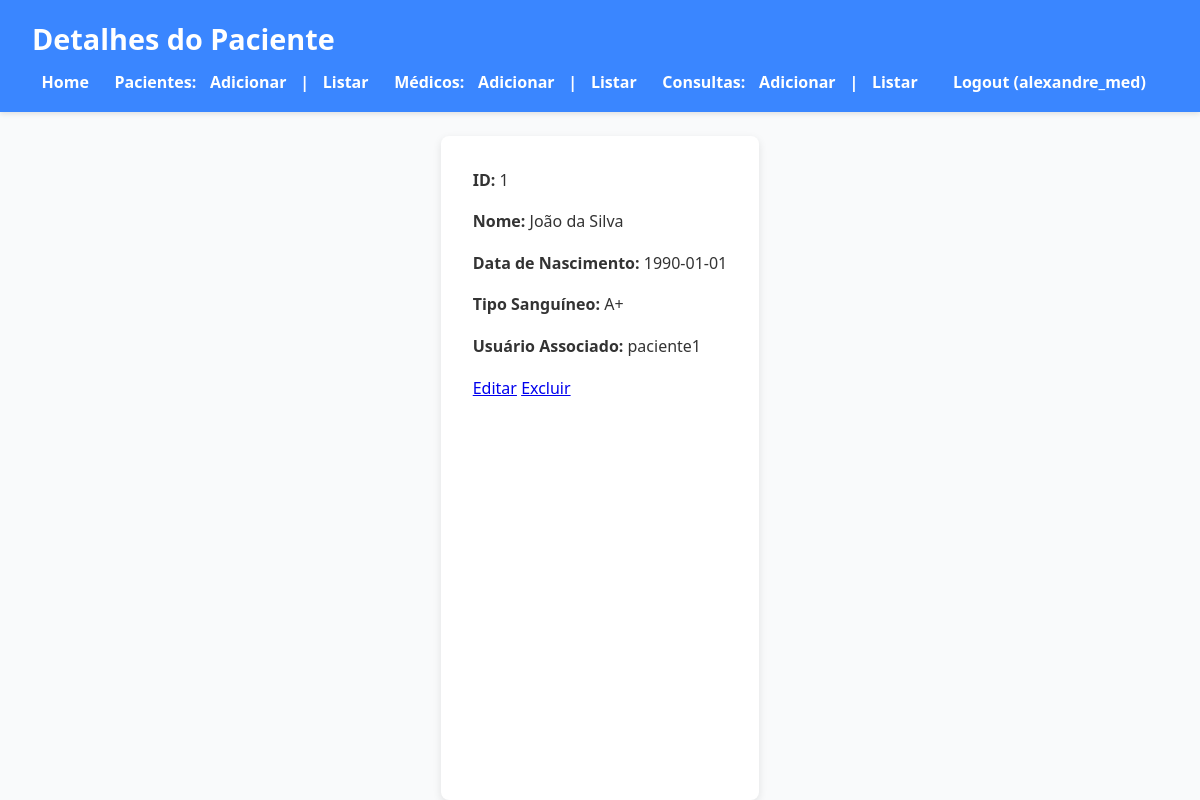
The app's page /php/read-paciente.php?id=1 (signed in) with its own data.
### tables this page shows
CREATE TABLE pacientes (
    id INT AUTO_INCREMENT PRIMARY KEY,
    nome VARCHAR(100) NOT NULL,
    data_nascimento DATE NOT NULL,
    tipo_sanguineo VARCHAR(5) NOT NULL,
    usuario_id INT,
    FOREIGN KEY (usuario_id) REFERENCES usuarios(id) ON DELETE SET NULL
);

CREATE TABLE usuarios (
    id INT AUTO_INCREMENT PRIMARY KEY,
    username VARCHAR(50) NOT NULL UNIQUE,
    password VARCHAR(255) NOT NULL
);

### php/read-paciente.php (the view, shortened to what this page needs)
<?php
require_once 'db.php';
$id = $_GET['id'];
$stmt = $pdo->prepare("SELECT pacientes.*, usuarios.username FROM pacientes LEFT JOIN usuarios ON pacientes.usuario_id = usuarios.id WHERE pacientes.id = ?");
$stmt->execute([$id]);
$paciente = $stmt->fetch(PDO::FETCH_ASSOC);
?>
<!DOCTYPE html>
<html lang="pt-BR">
<head>
    <link rel="stylesheet" href="../css/style.css" />
</head>
<body>
    <header>
        <h1>Detalhes do Paciente</h1>
        <nav>
            <ul>
                <li><a href="index.php">Home</a></li>
                <?php if (isset($_SESSION['user_id'])): ?>
                    <li>Pacientes:
                        <a href="/php/create-paciente.php">Adicionar</a> |
                        <a href="/php/index-paciente.php">Listar</a>
                    </li>
                    <li>Médicos:
                        <a href="/php/create-medico.php">Adicionar</a> |
                        <a href="/php/index-medico.php">Listar</a>
                    </li>
                    <li>Consultas:
                        <a href="/php/create-consulta.php">Adicionar</a> |
                        <a href="/php/index-consulta.php">Listar</a>
                    </li>
                    <li><a href="/php/logout.php">Logout (<?= $_SESSION['username'] ?>)</a></li>
                <?php else: ?>
                    <li><a href="/php/user-login.php">Login</a></li>
                    <li><a href="/php/user-register.php">Registrar</a></li>
                <?php endif; ?>
            </ul>
        </nav>
    </header>
    <main>
        <?php if ($paciente): ?>
            <p><strong>ID:</strong> <?= $paciente['id'] ?></p>
            <p><strong>Nome:</strong> <?= htmlspecialchars($paciente['nome']) ?></p>
            <p><strong>Data de Nascimento:</strong> <?= $paciente['data_nascimento'] ?></p>
            <p><strong>Tipo Sanguíneo:</strong> <?= htmlspecialchars($paciente['tipo_sanguineo']) ?></p>
            <p><strong>Usuário Associado:</strong> <?= htmlspecialchars($paciente['username']) ?></p>
            <p>
                <a href="update-paciente.php?id=<?= $paciente['id'] ?>">Editar</a>
                <a href="delete-paciente.php?id=<?= $paciente['id'] ?>" onclick="return confirm('Tem certeza que deseja excluir este paciente?');">Excluir</a>
            </p>
        <?php else: ?>
            <p>Paciente não encontrado.</p>
        <?php endif; ?>
    </main>
</body>
</html>

### css/style.css (style rules this page uses)
* { margin: 0; padding: 0; box-sizing: border-box; font-family: 'Segoe UI', Tahoma, Geneva, Verdana, sans-serif; }
body { background-color: #f9fafb; color: #333; line-height: 1.6; min-height: 100vh; display: flex; flex-direction: column; }
header { background-color: #3a86ff; color: white; padding: 1rem 2rem; box-shadow: 0 2px 5px rgba(0,0,0,0.1); }
header h1 { font-size: 1.8rem; }
nav ul { list-style: none; display: flex; gap: 1rem; margin-top: 0.5rem; flex-wrap: wrap; }
nav ul li { font-weight: 600; }
nav ul li a { color: white; text-decoration: none; padding: 0.3rem 0.6rem; border-radius: 4px; transition: background-color 0.3s ease; }
main { flex-grow: 1; padding: 2rem; max-width: 900px; margin: 0 auto; background-color: white; border-radius: 8px; box-shadow: 0 3px 8px rgba(0,0,0,0.1); margin-top: 1.5rem; }
p { margin-bottom: 1rem; }

### records on screen
pacientes: id "1", nome "João da Silva", data_nascimento "1990-01-01", tipo_sanguineo "A+", usuario.username "paciente1"

### other values on screen
$_SESSION['username'] "alexandre_med"
